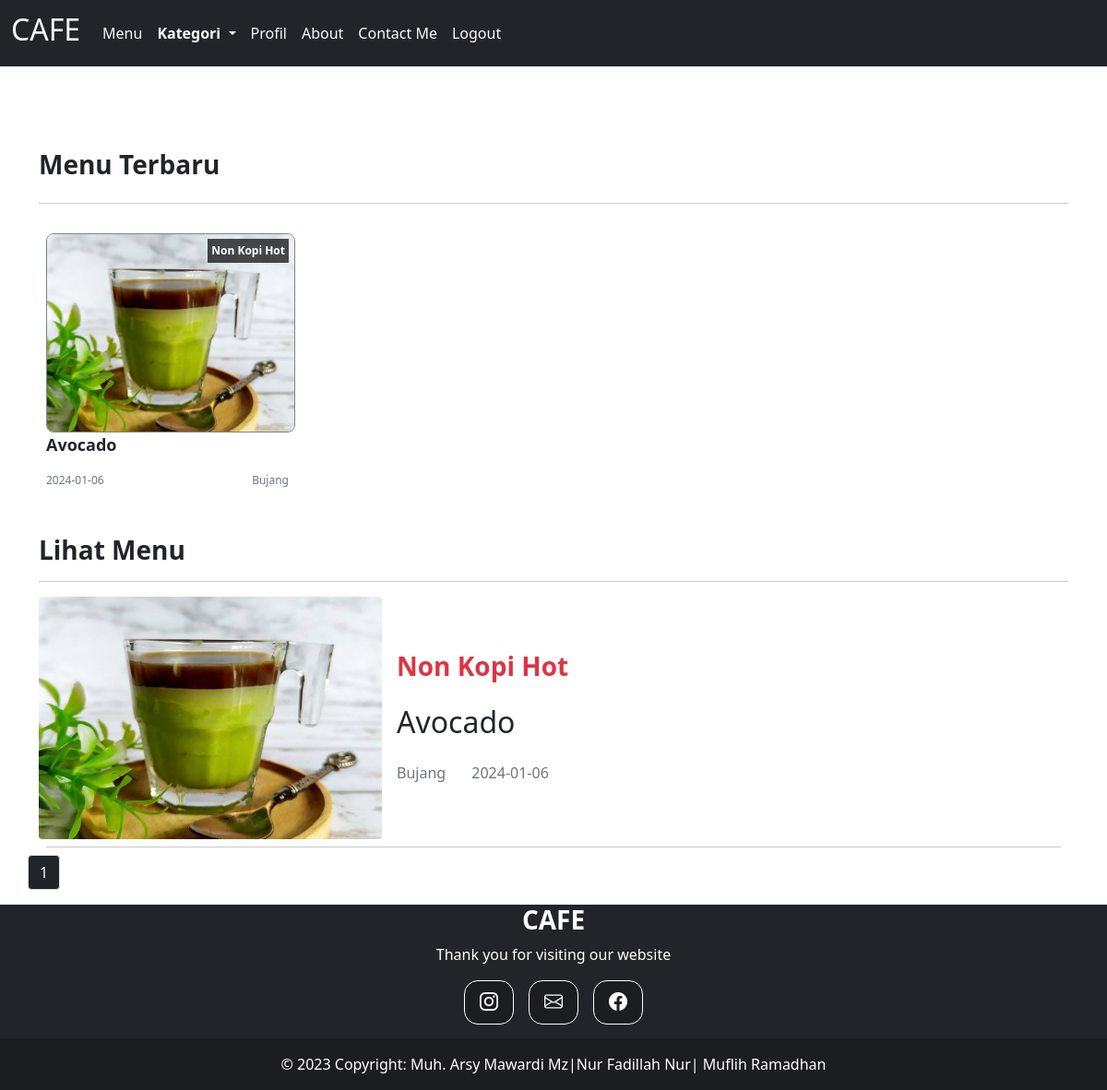
The app's page /kategoriNonKopiHotpage.php (signed in) with its own data.
### tables this page shows
CREATE TABLE `menu` (
  `id_menu` int(11) NOT NULL,
  `id_kategori` int(11) NOT NULL,
  `nama_menu` varchar(255) NOT NULL,
  `nama_cafe` varchar(255) NOT NULL,
  `tgl_menu` date NOT NULL,
  `isi_menu` text NOT NULL,
  `gambar_menu` varchar(255) NOT NULL
);

CREATE TABLE `kategori` (
  `id_kategori` int(11) NOT NULL,
  `nama_kategori` varchar(255) NOT NULL
);

### kategoriNonKopiHotpage.php (the view, shortened to what this page needs)
<?php
        include "koneksi.php";
        $id="Non Kopi Hot";
        $limit = 5;
          if (isset($_GET["page"])) {
	          $page  = $_GET["page"];
	        }
      	  else{
	          $page=1;
	        };
        $start_from = ($page-1) * $limit;
?>
<!DOCTYPE html>
<html lang="en">
<head>
     <link rel="stylesheet" href="css/bootstrap.min.css">
     <link rel="stylesheet" href="css/bootstrap.css">
     <link rel="stylesheet" href="assets/style/style.css">
     <link rel="stylesheet" href="https://cdn.jsdelivr.net/npm/bootstrap-icons@1.8.1/font/bootstrap-icons.css">
</head>
<body>
<nav class="navbar navbar-expand-lg navbar-light bg-dark ">
        <div class="container-fluid">
          <a class="navbar-brand text-light" href="#"><h2>CAFE</h2></a>
          <div class="collapse navbar-collapse" id="navbarNav">
            <ul class="navbar-nav justify-content-center">
              <li class="nav-item">
                <a class="nav-link text-light" href="user/indexuser.php">Menu</a>
              </li>
              <li class="nav-item dropdown">
               <a class="nav-link dropdown-toggle nav-link text-light fw-bold" href="#" id="navbarDropdownMenuLink" role="button" data-bs-toggle="dropdown" aria-expanded="false">
               Kategori
          </a>
              </li>
              <li class="nav-item">
                <a class="nav-link text-light" href="user/indexprofil.php">Profil</a>
              </li>
              <li class="nav-item">
                <a class="nav-link text-light" href="aboutpage.php">About</a>
              </li>
              <li class="nav-item">
                <a class="nav-link text-light" href="contactpage.php">Contact Me</a>
              </li>
              <li class="nav-item">
                <a class="nav-link text-light" href="logout.php">Logout</a>
              </li>
            </ul>
          </div>
        </div>
      </nav>
    <section id="content">
    <div class="container" style="margin-top:50px;">
    <div class="d-flex justify-content-between">
      <h3 class="fw-bold">Menu Terbaru</h3>
      </div>
      <hr>
    <div class="row row-cols-1 row-cols-md-3 row-cols-2 row-cols-lg-4 g-4 g-lg-3 m-0 w-100">
        <?php
            $query= $koneksi->query("SELECT * FROM menu INNER JOIN kategori ON menu.id_kategori=kategori.id_kategori WHERE nama_kategori='$id' ORDER BY tgl_menu DESC LIMIT 4");
            while ($data=mysqli_fetch_array($query))  {
        ?>
                <div class="col">
                    <div class="card border-0 h-100 mb-2 mb-md-4">
                        <span class="label-category p-1"><?=$data['nama_kategori']?></span>
                        <img src="images/<?=$data['gambar_menu']?>" alt="" class="thumbnail-latets" style="height:100%">
                        <div class="card-body p-0">
                            <p class="card-title-latets mb-2 mb-md-3 multi-line-truncate"><?=$data['nama_menu']?></p>
                            <div class="d-flex justify-content-between">
                                <small class="text-muted"><?= $data['tgl_menu']?></small>
                                <small class="text-muted"><?= $data['nama_cafe']?></small>
                            </div>
                        </div>
                    </div>
                </div>
                <?php
            }
                ?>
    </div>
             <div id="content-CAFE" class="row" style="margin-top:50px;">
                <div class="col-12 col-md-12">
                    <h3 class="fw-bold">Lihat Menu</h3>
                    <hr>
                     <?php
                      $result = mysqli_query($koneksi,"SELECT * FROM menu INNER JOIN kategori ON menu.id_kategori=kategori.id_kategori WHERE nama_kategori='$id' ORDER BY id_menu DESC LIMIT $start_from, $limit");
                      while ($data=mysqli_fetch_array($result))  {
                      ?>
                      <div class="card border-0 w-100">
                          <div class="row g-0 align-items-center">
                            <div class="col-md-4 col-4 position-relative">
                                <img src="images/<?=$data['gambar_menu']?>" class="img-fluid rounded my-auto" style="width:400px; heigth:100%;">
                            </div>
                            <div class="col-md-8 col-8">
                                <div class="card-body p-2 p-md-3">
                                    <h3 class="text-danger fw-bold list-label"><?=$data['nama_kategori']?></h3>
                                    <h2 class="card-title multi-line-truncate list-judul my-lg-4"><?=$data['nama_menu']?></h2>
                                    <large class="text-muted penulis me-4"><?=$data['nama_cafe']?></large>
                                    <large class="text-muted"><?=$data['tgl_menu']?></large>
                                </div>
                            </div>
                         </div>
                        <hr class="m-2">
                    </div>
                      <?php
        }
        ?>
</div>
<?php
$result_db = mysqli_query($koneksi,"SELECT COUNT(*) as jumlah FROM menu WHERE id_kategori ='3'");
$row_db = mysqli_fetch_row($result_db);
$total_records = $row_db[0];
$total_pages = ceil($total_records / $limit);
$pagLink = "<ul class='pagination'>";
for ($i=1; $i<=$total_pages; $i++) {
              $pagLink .= "<li class='page-item'><a class='page-link bg-dark text-white' href='kategoriNon Kopi Hotpage.php?page=".$i."'>".$i."</a></li>";
}
echo $pagLink . "</ul>";
?>
            </div>
</div>
<?php
include "footer.php";
?>
    </body>
    </html>

### assets/style/style.css (style rules this page uses)
section#content { margin-top: 90px; }
small { font-size: 12px; }
.thumbnail-latets { width: 270px; height: 176px; border-radius: 8px; border: 1px solid #7D858C; }
.label-category { position: absolute; top: 6px; right: 0; font-weight: bold; background-color: rgba(0, 0, 0, .7); color: white; font-size: 12px; }
.card-title-latets { font-size: 18px; font-weight: bold; }
.multi-line-truncate { display: -webkit-box; -webkit-box-orient: vertical; -webkit-line-clamp: 2; overflow: hidden; }

### records on screen
menu: id_kategori.nama_kategori "Non Kopi Hot", gambar_menu (picture), nama_menu "Avocado", tgl_menu "2024-01-06", nama_cafe "Bujang"
